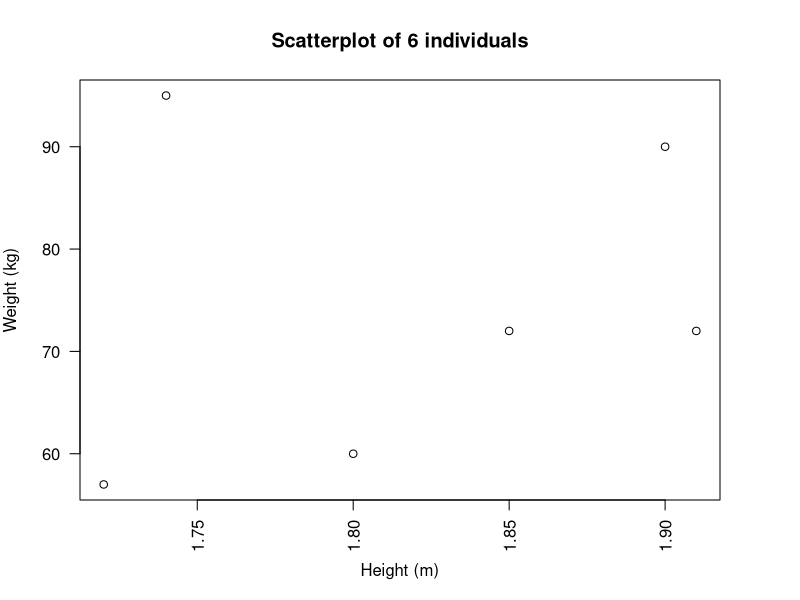

Recreate this plot in R.
# Parts 3a-c. Weights (kg) and heights (m) entered as vectors.
weight <- c(60, 72, 57, 90, 95, 72)
height <- c(1.80, 1.85, 1.72, 1.90, 1.74, 1.91)
weight
height

# Part 3d. Scatterplot of weight vs height.
par(mar=c(5,4,4,4))
plot(height, weight,
     main = 'Scatterplot of 6 individuals',
     xlab = 'Height (m)',
     ylab = 'Weight (kg)', las = 2)

# Part 3e. Calculate BMI.
BMI <- weight / (height ** 2)
BMI

# Parts 3f-h.
mean_weight <- mean(weight)
mean_weight
weight_minus_mean <- weight - mean_weight
weight_minus_mean
sum_of_diffs <- sum(weight_minus_mean)
sum_of_diffs